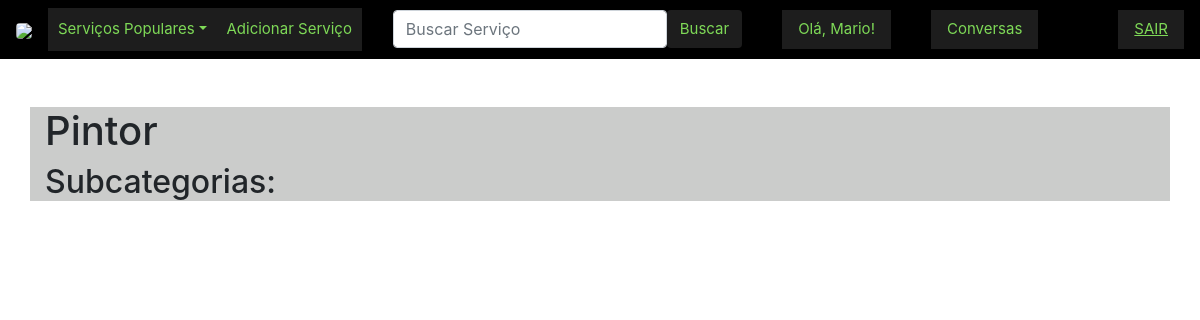
Before: /categorias/Pintor/ (signed in) with the older database file.
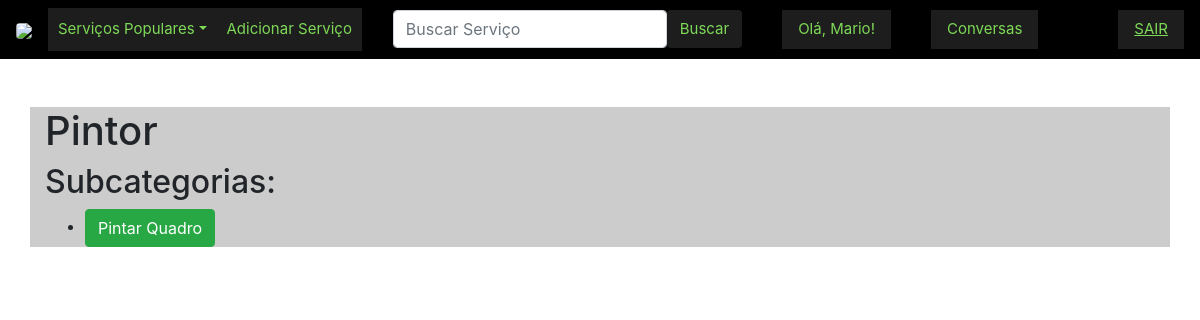
After: the same page with the newer database file.
### site_final/models.py (models this page shows, shortened)
class SubCategoria(models.Model):
    categoria_pai = models.ForeignKey(Categoria, related_name='subcategorias', on_delete=models.CASCADE)
    nome = models.CharField(max_length=100)
    slug = models.SlugField(unique=True, blank=True)
    def get_absolute_url(self):
        return reverse('subcategoria_detail', kwargs={'categoria_slug': self.categoria_pai.slug, 'subcategoria_slug': self.slug})

### site_final/views.py (the view)
# urls.py: path('categorias/<slug:slug>/', CategoriaDetailView.as_view(), name='categoria_detail'),
class CategoriaDetailView(DetailView):
    model = Categoria
    template_name = 'categoria_detail.html'
    slug_field = 'slug'
    slug_url_kwarg = 'slug'
    def get_context_data(self, *args, **kwargs):
        list_types = Categoria.objects.all()
        context = super(CategoriaDetailView,self).get_context_data( *args, **kwargs)
        context["list_types"] = list_types
        return context

### site_final/context_processors.py (called while the page is built)
def categorias(request):
    categorias = Categoria.objects.all()
    cat=Categoria.objects.all()
    choices_dynamic = []
    for choice in cat:
        choices_dynamic.append(choice)
    return {'list_types': choices_dynamic}

### site_final/models.py (called while the page is built)
    def __str__(self):
        return self.nome

### site_final/templates/categoria_detail.html (shortened to what this page needs)
<!DOCTYPE html>
<html lang="en">
<head>
</head>
<body>
    {% extends 'base.html' %}
    {% block content %}
        <h1>{{ categoria.nome }}</h1>
        <h2>Subcategorias:</h2>
        <ul>
            {% for subcategoria in categoria.subcategorias.all %}
                <li>
                    <a  class="btn btn-success" href="{{ subcategoria.get_absolute_url }}">{{ subcategoria.nome }}</a>
                </li>
            {% endfor %}
        </ul>
    {% endblock %}

Changed rows visible on the page:
added SubCategoria: nome "Pintar Quadro"
